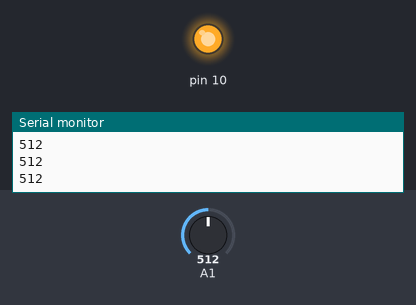
Bench run of a sketch on a simulated Arduino Uno, built with avr-gcc and run on an emulated ATmega328P. Shown: output pins drawn as LEDs (lit = HIGH), the last lines printed to the serial monitor. The inputs (shaded band) are chosen by the test bench; at power-on: A1 = 512.

Above: at 1.2 s.
1.3 s: A1 set to 487
At 2.2 s:
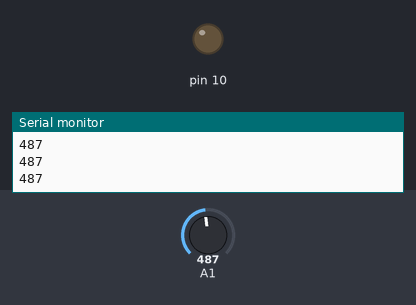
2.8 s: A1 set to 510
At 3.5 s:
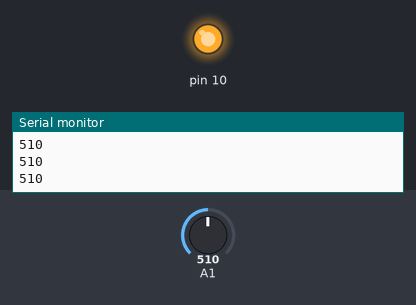
4.3 s: A1 set to 490
At 4.9 s:
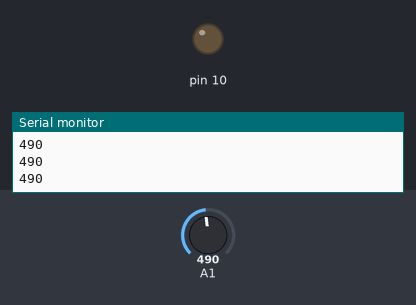
Timing chart, 0 to 7.3 s (numbered marks = the images above; inputs shaded):
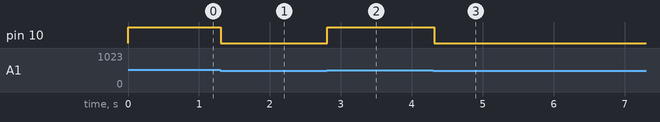

Measured:
- the behaviour switches between 501 and 500 on A1 (found by bisection; images 0 and 1)
- after the input at 1.3 s, pin 10: HIGH → LOW at once
- after the input at 2.8 s, pin 10: LOW → HIGH at once
- after the input at 4.3 s, pin 10: HIGH → LOW at once

The sketch:

On_Board_testing.ino
```cpp
void setup(){
  pinMode(A1, INPUT);
  pinMode(10, OUTPUT);
}

void loop(){
  int Potvalue= analogRead(A1);
  Serial.begin(9600);
  if(Potvalue>500){
    Serial.println(Potvalue);
    digitalWrite(10, HIGH);
    delay(100);
  }
  else{
    Serial.println(Potvalue);
    digitalWrite(10, LOW);
    delay(100);
  }

}
```
